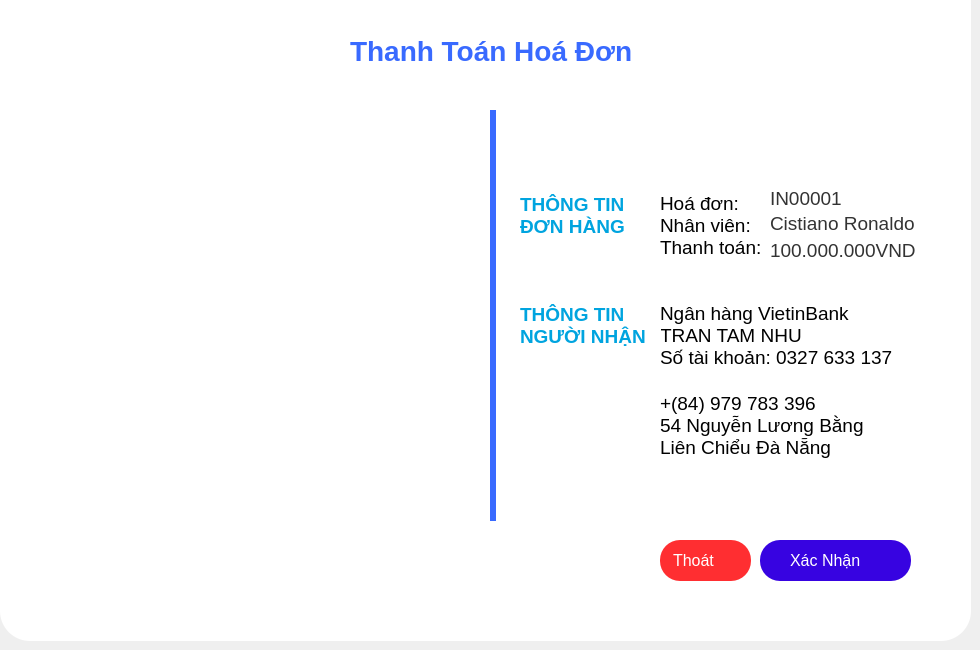
      <widget class="QWidget" name="tab_7">
       <attribute name="title">
        <string>Thanh toán qua ATM</string>
       </attribute>
       <widget class="QWidget" name="widget_23" native="true">
        <property name="geometry">
         <rect>
          <x>0</x>
          <y>0</y>
          <width>971</width>
          <height>641</height>
         </rect>
        </property>
        <property name="styleSheet">
         <string notr="true">background-color: #fff;
border-bottom-left-radius: 30px;
border-bottom-right-radius: 30px;</string>
        </property>
        <widget class="QPushButton" name="cancelBtn_9">
         <property name="geometry">
          <rect>
           <x>660</x>
           <y>540</y>
           <width>91</width>
           <height>41</height>
          </rect>
         </property>
         <property name="font">
          <font>
           <pointsize>12</pointsize>
          </font>
         </property>
         <property name="cursor">
          <cursorShape>PointingHandCursor</cursorShape>
         </property>
         <property name="styleSheet">
          <string notr="true">border-radius: 20px;
background-color:rgb(255, 46, 49);
border:none;
padding-left: 13px;
text-align: left;

color: #fff;</string>
         </property>
         <property name="text">
          <string>Thoát</string>
         </property>
         <property name="icon">
          <iconset resource="resourse.qrc">
           <normaloff>:/new/img/img/cancel.png</normaloff>:/new/img/img/cancel.png</iconset>
         </property>
         <property name="iconSize">
          <size>
           <width>26</width>
           <height>26</height>
          </size>
         </property>
        </widget>
        <widget class="QPushButton" name="addBtn_2">
         <property name="geometry">
          <rect>
           <x>760</x>
           <y>540</y>
           <width>151</width>
           <height>41</height>
          </rect>
         </property>
         <property name="font">
          <font>
           <pointsize>12</pointsize>
          </font>
         </property>
         <property name="cursor">
          <cursorShape>PointingHandCursor</cursorShape>
         </property>
         <property name="styleSheet">
          <string notr="true">border-radius: 20px;
background-color: #f7f7f7;
border:none;
background-color: rgb(55, 3, 225);
text-align: left;
padding-left: 30px;
padding-right: 5px;
color: #fff;</string>
         </property>
         <property name="text">
          <string>Xác Nhận</string>
         </property>
         <property name="icon">
          <iconset resource="resourse.qrc">
           <normaloff>:/new/img/img/confirm.png</normaloff>:/new/img/img/confirm.png</iconset>
         </property>
         <property name="iconSize">
          <size>
           <width>23</width>
           <height>23</height>
          </size>
         </property>
        </widget>
        <widget class="QLabel" name="label_8">
         <property name="geometry">
          <rect>
           <x>30</x>
           <y>110</y>
           <width>421</width>
           <height>411</height>
          </rect>
         </property>
         <property name="text">
          <string/>
         </property>
         <property name="pixmap">
          <pixmap resource="resourse.qrc">:/new/img/img/qr.jpg</pixmap>
         </property>
         <property name="scaledContents">
          <bool>true</bool>
         </property>
        </widget>
        <widget class="QWidget" name="widget_15" native="true">
         <property name="geometry">
          <rect>
           <x>490</x>
           <y>110</y>
           <width>16</width>
           <height>421</height>
          </rect>
         </property>
         <widget class="QLabel" name="label_58">
          <property name="geometry">
           <rect>
            <x>-14</x>
            <y>0</y>
            <width>20</width>
            <height>411</height>
           </rect>
          </property>
          <property name="styleSheet">
           <string notr="true">background-color: #396AFF;</string>
          </property>
          <property name="text">
           <string/>
          </property>
         </widget>
        </widget>
        <widget class="QLabel" name="pricePrdAd_2">
         <property name="geometry">
          <rect>
           <x>350</x>
           <y>30</y>
           <width>301</width>
           <height>41</height>
          </rect>
         </property>
         <property name="font">
          <font>
           <pointsize>21</pointsize>
           <bold>true</bold>
          </font>
         </property>
         <property name="styleSheet">
          <string notr="true">color: #396AFF;</string>
         </property>
         <property name="text">
          <string>Thanh Toán Hoá Đơn</string>
         </property>
        </widget>
        <widget class="QWidget" name="widget_16" native="true">
         <property name="geometry">
          <rect>
           <x>520</x>
           <y>110</y>
           <width>431</width>
           <height>421</height>
          </rect>
         </property>
         <widget class="QLabel" name="label_60">
          <property name="geometry">
           <rect>
            <x>140</x>
            <y>180</y>
            <width>251</width>
            <height>91</height>
           </rect>
          </property>
          <property name="font">
           <font>
            <pointsize>14</pointsize>
            <bold>false</bold>
           </font>
          </property>
          <property name="styleSheet">
           <string notr="true">color: #000;
</string>
          </property>
          <property name="text">
           <string>Ngân hàng VietinBank
TRAN TAM NHU
Số tài khoản: 0327 633 137</string>
          </property>
         </widget>
         <widget class="QLabel" name="label_61">
          <property name="geometry">
           <rect>
            <x>0</x>
            <y>70</y>
            <width>141</width>
            <height>71</height>
           </rect>
          </property>
          <property name="font">
           <font>
            <pointsize>14</pointsize>
            <bold>true</bold>
           </font>
          </property>
          <property name="styleSheet">
           <string notr="true">color: rgb(0, 164, 223);
</string>
          </property>
          <property name="text">
           <string>THÔNG TIN
ĐƠN HÀNG</string>
          </property>
         </widget>
         <widget class="QLabel" name="label_62">
          <property name="geometry">
           <rect>
            <x>140</x>
            <y>270</y>
            <width>241</width>
            <height>91</height>
           </rect>
          </property>
          <property name="font">
           <font>
            <pointsize>14</pointsize>
            <bold>false</bold>
           </font>
          </property>
          <property name="styleSheet">
           <string notr="true">color: #000;
</string>
          </property>
          <property name="text">
           <string>+(84) 979 783 396
54 Nguyễn Lương Bằng
Liên Chiểu Đà Nẵng</string>
          </property>
         </widget>
         <widget class="QLabel" name="label_63">
          <property name="geometry">
           <rect>
            <x>0</x>
            <y>180</y>
            <width>141</width>
            <height>71</height>
           </rect>
          </property>
          <property name="font">
           <font>
            <pointsize>14</pointsize>
            <bold>true</bold>
           </font>
          </property>
          <property name="styleSheet">
           <string notr="true">color: rgb(0, 164, 223);
</string>
          </property>
          <property name="text">
           <string>THÔNG TIN
NGƯỜI NHẬN</string>
          </property>
         </widget>
         <widget class="QLabel" name="idInv2">
          <property name="geometry">
           <rect>
            <x>250</x>
            <y>80</y>
            <width>111</width>
            <height>16</height>
           </rect>
          </property>
          <property name="font">
           <font>
            <pointsize>14</pointsize>
           </font>
          </property>
          <property name="styleSheet">
           <string notr="true">color:#333;</string>
          </property>
          <property name="text">
           <string>IN00001</string>
          </property>
         </widget>
         <widget class="QLabel" name="label_65">
          <property name="geometry">
           <rect>
            <x>140</x>
            <y>70</y>
            <width>101</width>
            <height>91</height>
           </rect>
          </property>
          <property name="font">
           <font>
            <pointsize>14</pointsize>
            <bold>false</bold>
           </font>
          </property>
          <property name="styleSheet">
           <string notr="true">color: #000;
</string>
          </property>
          <property name="text">
           <string>Hoá đơn: 
Nhân viên:
Thanh toán:</string>
          </property>
         </widget>
         <widget class="QLabel" name="nameStaff2">
          <property name="geometry">
           <rect>
            <x>250</x>
            <y>105</y>
            <width>201</width>
            <height>16</height>
           </rect>
          </property>
          <property name="font">
           <font>
            <pointsize>14</pointsize>
           </font>
          </property>
          <property name="styleSheet">
           <string notr="true">color:#333;</string>
          </property>
          <property name="text">
           <string>Cistiano Ronaldo</string>
          </property>
         </widget>
         <widget class="QLabel" name="money2">
          <property name="geometry">
           <rect>
            <x>250</x>
            <y>130</y>
            <width>201</width>
            <height>20</height>
           </rect>
          </property>
          <property name="font">
           <font>
            <pointsize>14</pointsize>
           </font>
          </property>
          <property name="styleSheet">
           <string notr="true">color:#333;</string>
          </property>
          <property name="text">
           <string>100.000.000VND</string>
          </property>
         </widget>
        </widget>
       </widget>
      </widget>
